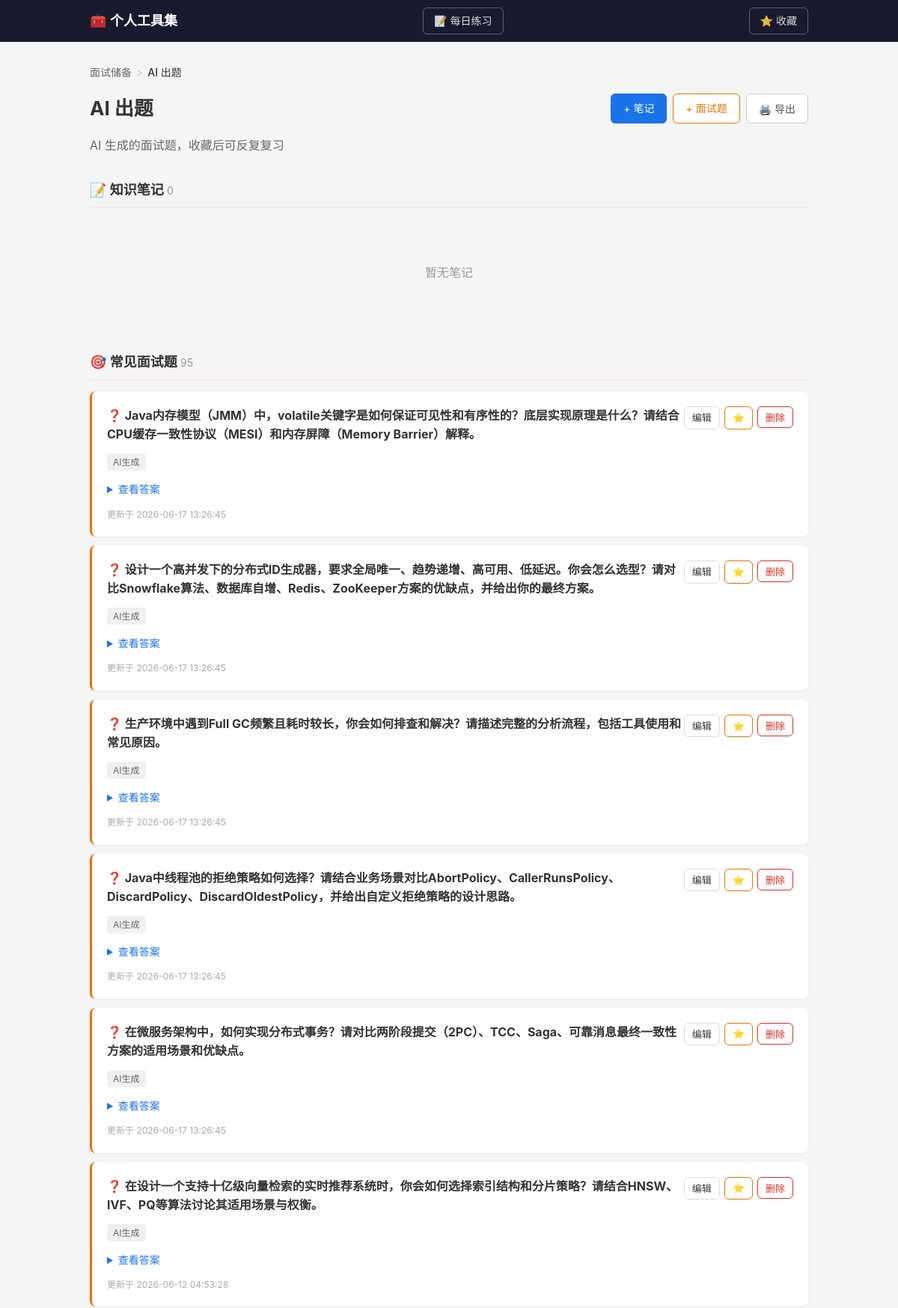
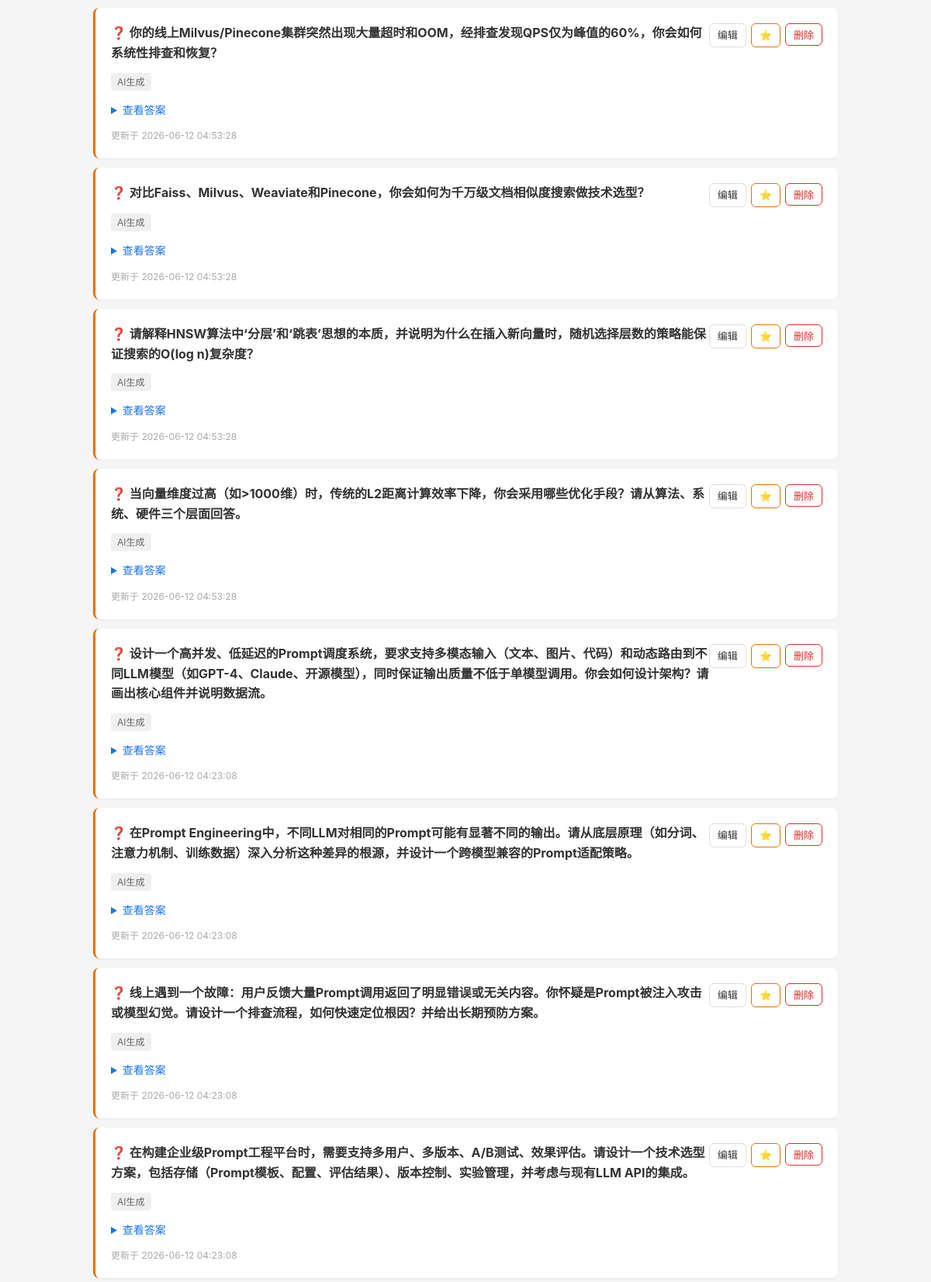
The app's page /skillset/stack/129 (upper part) with its own data (2 pictures, top to bottom).
### tables this page shows
CREATE TABLE tool (
            id INTEGER PRIMARY KEY AUTOINCREMENT,
            name TEXT NOT NULL UNIQUE,
            description TEXT DEFAULT '',
            created_at TIMESTAMP DEFAULT CURRENT_TIMESTAMP
        , external_url TEXT DEFAULT "");

CREATE TABLE stack (
            id INTEGER PRIMARY KEY AUTOINCREMENT,
            tool_id INTEGER NOT NULL,
            name TEXT NOT NULL,
            description TEXT DEFAULT '',
            sort_order INTEGER DEFAULT 0,
            is_deprecated INTEGER DEFAULT 0,
            created_at TIMESTAMP DEFAULT CURRENT_TIMESTAMP, group_name TEXT DEFAULT '',
            FOREIGN KEY (tool_id) REFERENCES tool(id) ON DELETE CASCADE,
            UNIQUE(tool_id, name)
        );

CREATE TABLE entry (
            id INTEGER PRIMARY KEY AUTOINCREMENT,
            stack_id INTEGER NOT NULL,
            title TEXT NOT NULL,
            content TEXT DEFAULT '',
            tags TEXT DEFAULT '',
            entry_type TEXT DEFAULT 'note',
            created_at TIMESTAMP DEFAULT CURRENT_TIMESTAMP,
            updated_at TIMESTAMP DEFAULT CURRENT_TIMESTAMP,
            FOREIGN KEY (stack_id) REFERENCES stack(id) ON DELETE CASCADE
        );

### tools/skillset/routes.py (the view)
@bp.route("/stack/<int:stack_id>")
def stack_detail(stack_id):
    stack = Stack.get_by_id(stack_id)
    if not stack:
        return "技术栈不存在", 404
    tool = Tool.get_by_id(stack["tool_id"])
    notes = Entry.get_by_stack(stack_id, "note")
    interviews = Entry.get_by_stack(stack_id, "interview")
    group_name = stack["group_name"] if stack["group_name"] else None
    return render_template("stack.html", tool=tool, stack=stack, notes=notes, interviews=interviews, group_name=group_name)

### app.py (called while the page is built)
@app.template_filter("markdown")
def markdown_filter(text):
    return markdown.markdown(
        text,
        extensions=["fenced_code", "tables", "codehilite"],
    )

### db.py (called while the page is built)
def get_db():
    conn = sqlite3.connect(str(DB_PATH))
    conn.row_factory = sqlite3.Row
    conn.execute("PRAGMA foreign_keys = ON")
    return conn

### tools/skillset/models.py (called while the page is built)
    @staticmethod
    def get_by_id(tool_id):
        db = get_db()
        return db.execute("SELECT * FROM tool WHERE id = ?", (tool_id,)).fetchone()

    @staticmethod
    def get_by_id(stack_id):
        db = get_db()
        return db.execute("SELECT * FROM stack WHERE id = ?", (stack_id,)).fetchone()

    @staticmethod
    def get_by_stack(stack_id, entry_type=None):
        db = get_db()
        if entry_type:
            return db.execute(
                "SELECT * FROM entry WHERE stack_id = ? AND entry_type = ? ORDER BY updated_at DESC",
                (stack_id, entry_type),
            ).fetchall()
        return db.execute(
            "SELECT * FROM entry WHERE stack_id = ? ORDER BY updated_at DESC",
            (stack_id,),
        ).fetchall()

### templates/skillset/stack.html (shortened to what this page needs)
{% extends "base.html" %}
{% block content %}
<div class="container">
    <div class="breadcrumb">
        <a href="{{ url_for('.tool_detail', tool_id=tool.id) }}">{{ tool.name }}</a>
        <span class="sep">></span>
        <span class="current">{{ stack.name }}</span>
    </div>
    <div class="stack-header">
        <h1>{{ stack.name }}</h1>
        <div class="stack-header-btns">
            <a href="{{ url_for('.entry_new', stack_id=stack.id, type='note') }}" class="btn btn-primary">+ 笔记</a>
            <a href="{{ url_for('.entry_new', stack_id=stack.id, type='interview') }}" class="btn btn-interview">+ 面试题</a>
            <button class="btn btn-print" onclick="window.print()" title="导出 PDF">🖨️ 导出</button>
        </div>
    </div>
    {% if stack.description %}<p class="desc">{{ stack.description }}</p>{% endif %}
    <section class="entry-section">
        <h2 class="section-title">📝 知识笔记 <span class="count">{{ notes|length }}</span></h2>
        {% if notes %}
        <div class="entry-list">
            {% for e in notes %}
            <div class="entry-item">
                <div class="entry-header">
                    <h3>{{ e.title }}</h3>
                    <div class="entry-actions">
                        <a href="{{ url_for('.entry_edit', entry_id=e.id) }}" class="btn btn-sm">编辑</a>
                        <form method="POST" action="{{ url_for('.entry_delete', entry_id=e.id) }}" style="display:inline"
                              onsubmit="return confirm('确定删除「{{ e.title }}」？')">
                            <button type="submit" class="btn btn-sm btn-danger">删除</button>
                        </form>
                    </div>
                </div>
                {% if e.tags %}
                <div class="tags">
                    {% for tag in e.tags.split(',') %}
                    <span class="tag">{{ tag.strip() }}</span>
                    {% endfor %}
                </div>
                {% endif %}
                {% if e.content %}
                <div class="entry-content md-body">{{ e.content | markdown | safe }}</div>
                {% endif %}
                <div class="entry-meta">更新于 {{ e.updated_at }}</div>
            </div>
            {% endfor %}
        </div>
        {% else %}
        <p class="empty">暂无笔记</p>
        {% endif %}
    </section>
    <section class="entry-section interview-section">
        <h2 class="section-title">🎯 常见面试题 <span class="count">{{ interviews|length }}</span></h2>
        {% if interviews %}
        <div class="entry-list">
            {% for e in interviews %}
            <div class="entry-item interview-item">
                <div class="entry-header">
                    <h3>❓ {{ e.title }}</h3>
                    <div class="entry-actions">
                        <a href="{{ url_for('.entry_edit', entry_id=e.id) }}" class="btn btn-sm">编辑</a>
                        <button class="btn btn-sm btn-fav fav-btn" data-eid="{{ e.id }}" onclick="toggleFav(this)">⭐</button>
                        <form method="POST" action="{{ url_for('.entry_delete', entry_id=e.id) }}" style="display:inline"
                              onsubmit="return confirm('确定删除「{{ e.title }}」？')">
                            <button type="submit" class="btn btn-sm btn-danger">删除</button>
                        </form>
                    </div>
                </div>
                {% if e.tags %}
                <div class="tags">
                    {% for tag in e.tags.split(',') %}
                    <span class="tag">{{ tag.strip() }}</span>
                    {% endfor %}
                </div>
                {% endif %}
                {% if e.content %}
                <details class="interview-answer">
                    <summary>查看答案</summary>
                </details>
                {% endif %}
                <div class="entry-meta">更新于 {{ e.updated_at }}</div>
            </div>
            {% endfor %}
        </div>
        {% else %}
        <p class="empty">暂无面试题</p>
        {% endif %}
    </section>
</div>
{% endblock %}

### static/style.css (style rules this page uses)
* { margin: 0; padding: 0; box-sizing: border-box; }
body { font-family: -apple-system, BlinkMacSystemFont, "Segoe UI", Roboto, sans-serif; background: #f5f5f5; color: #333; line-height: 1.6; }
.container { max-width: 960px; margin: 0 auto; }
h1 { font-size: 26px; margin-bottom: 8px; }
.desc { color: #666; margin-bottom: 24px; }
.empty { color: #999; text-align: center; padding: 60px 0; }
.stack-header { display: flex; align-items: center; justify-content: space-between; margin-bottom: 16px; }
.stack-header h1 { margin-bottom: 0; }
.entry-list { display: flex; flex-direction: column; gap: 12px; }
.entry-item { background: #fff; border-radius: 8px; padding: 20px; box-shadow: 0 1px 3px rgba(0,0,0,.06); }
.entry-header { display: flex; justify-content: space-between; align-items: flex-start; }
.entry-header h3 { font-size: 16px; margin-bottom: 4px; }
.entry-actions { display: flex; gap: 6px; flex-shrink: 0; }
.tags { margin-top: 8px; display: flex; gap: 6px; flex-wrap: wrap; }
.tag { background: #f0f0f0; padding: 2px 8px; border-radius: 4px; font-size: 12px; color: #666; }
.entry-meta { color: #aaa; font-size: 12px; margin-top: 8px; }
.btn { display: inline-block; padding: 8px 16px; border-radius: 6px; border: 1px solid #ddd; background: #fff; cursor: pointer; font-size: 14px; text-decoration: none; color: #333; }
.btn-primary { background: #1a73e8; color: #fff; border-color: #1a73e8; }
.btn-sm { padding: 4px 10px; font-size: 13px; }
.btn-danger { color: #d93025; border-color: #d93025; }
.breadcrumb { display: flex; gap: 4px; align-items: center; flex-wrap: wrap; font-size: 14px; color: #999; margin-bottom: 16px; }
.breadcrumb a { color: #666; text-decoration: none; }
.breadcrumb .sep { color: #ccc; margin: 0 2px; }
.breadcrumb .current { color: #333; font-weight: 500; }
.stack-header-btns { display: flex; gap: 8px; }
.btn-interview { background: #fff; color: #e37400; border-color: #e37400; }
.entry-section { margin-top: 32px; }
.section-title { font-size: 18px; margin-bottom: 14px; padding-bottom: 8px; border-bottom: 2px solid #eee; }
.interview-section .section-title { border-bottom-color: #fce8e6; }
.section-title .count { font-weight: 400; color: #999; font-size: 14px; }
.interview-item { border-left: 3px solid #e37400; }
.interview-answer { margin-top: 10px; }
.interview-answer summary { cursor: pointer; color: #1a73e8; font-size: 14px; font-weight: 500; padding: 4px 0; }
.btn-print { background: #fff; color: #555; border-color: #ccc; }
.btn-fav { color: #e37400; border-color: #e37400; }

### records on screen
tool: name "面试储备"
stack: name "AI 出题", description "AI 生成的面试题，收藏后可反复复习"
entry: title "Java内存模型（JMM）中，volatile关键字是如何保证可见性和有序性的？底层实现原理是什么？请结合CPU缓存一致性协议（MESI）和内存屏障（Memory Barrier）解释。", strip "AI生成", updated_at "2026-06-17 13:26:45"
entry: title "设计一个高并发下的分布式ID生成器，要求全局唯一、趋势递增、高可用、低延迟。你会怎么选型？请对比Snowflake算法、数据库自增、Redis、ZooKeeper方案的优缺点，并给出你的最终方案。", strip "AI生成", updated_at "2026-06-17 13:26:45"
entry: title "生产环境中遇到Full GC频繁且耗时较长，你会如何排查和解决？请描述完整的分析流程，包括工具使用和常见原因。", strip "AI生成", updated_at "2026-06-17 13:26:45"
entry: title "Java中线程池的拒绝策略如何选择？请结合业务场景对比AbortPolicy、CallerRunsPolicy、DiscardPolicy、DiscardOldestPolicy，并给出自定义拒绝策略的设计思路。", strip "AI生成", updated_at "2026-06-17 13:26:45"
entry: title "在微服务架构中，如何实现分布式事务？请对比两阶段提交（2PC）、TCC、Saga、可靠消息最终一致性方案的适用场景和优缺点。", strip "AI生成", updated_at "2026-06-17 13:26:45"
entry: title "在设计一个支持十亿级向量检索的实时推荐系统时，你会如何选择索引结构和分片策略？请结合HNSW、IVF、PQ等算法讨论其适用场景与权衡。", strip "AI生成", updated_at "2026-06-12 04:53:28"
entry: title "你的线上Milvus/Pinecone集群突然出现大量超时和OOM，经排查发现QPS仅为峰值的60%，你会如何系统性排查和恢复？", strip "AI生成", updated_at "2026-06-12 04:53:28"
entry: title "对比Faiss、Milvus、Weaviate和Pinecone，你会如何为千万级文档相似度搜索做技术选型？", strip "AI生成", updated_at "2026-06-12 04:53:28"
entry: title "请解释HNSW算法中‘分层’和‘跳表’思想的本质，并说明为什么在插入新向量时，随机选择层数的策略能保证搜索的O(log n)复杂度？", strip "AI生成", updated_at "2026-06-12 04:53:28"
entry: title "当向量维度过高（如>1000维）时，传统的L2距离计算效率下降，你会采用哪些优化手段？请从算法、系统、硬件三个层面回答。", strip "AI生成", updated_at "2026-06-12 04:53:28"
entry: title "设计一个高并发、低延迟的Prompt调度系统，要求支持多模态输入（文本、图片、代码）和动态路由到不同LLM模型（如GPT-4、Claude、开源模型），同时保证输出质量不低于单模型调用。你会如何设计架构？请画出核心组件并说明数据流。", strip "AI生成", updated_at "2026-06-12 04:23:08"
entry: title "在Prompt Engineering中，不同LLM对相同的Prompt可能有显著不同的输出。请从底层原理（如分词、注意力机制、训练数据）深入分析这种差异的根源，并设计一个跨模型兼容的Prompt适配策略。", strip "AI生成", updated_at "2026-06-12 04:23:08"
entry: title "线上遇到一个故障：用户反馈大量Prompt调用返回了明显错误或无关内容。你怀疑是Prompt被注入攻击或模型幻觉。请设计一个排查流程，如何快速定位根因？并给出长期预防方案。", strip "AI生成", updated_at "2026-06-12 04:23:08"
entry: title "在构建企业级Prompt工程平台时，需要支持多用户、多版本、A/B测试、效果评估。请设计一个技术选型方案，包括存储（Prompt模板、配置、评估结果）、版本控制、实验管理，并考虑与现有LLM API的集成。", strip "AI生成", updated_at "2026-06-12 04:23:08"

### other values on screen
{{ notes|length }} "0"
{{ interviews|length }} "95"
